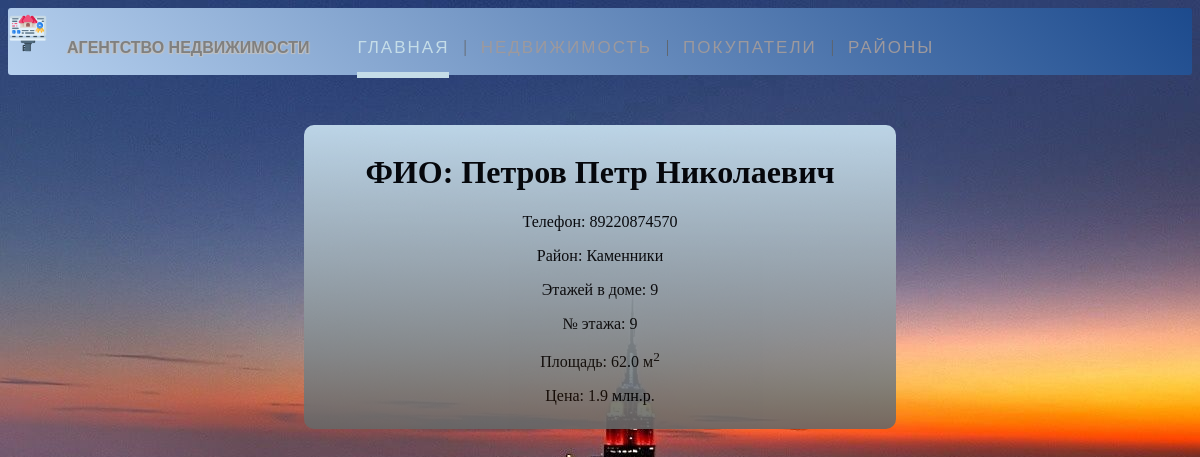
Before: /sellers/5 with the older database file.
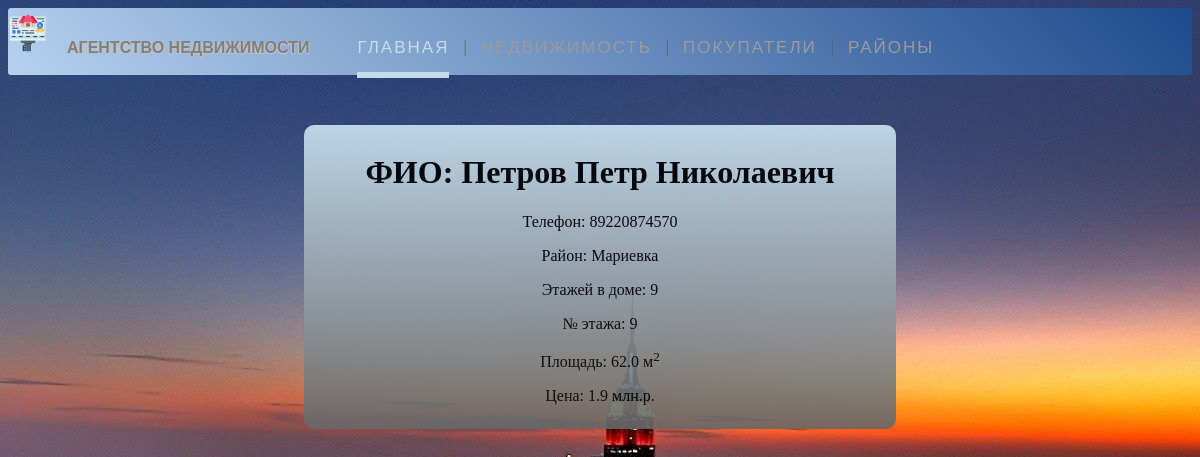
After: the same page with the newer database file.
### webApp/models.py (models this page shows)
class Directory(models.Model):
    id = models.AutoField('id', primary_key=True)
    name_district = models.CharField('Район', max_length=60)
    class Meta:
        verbose_name = 'Район'
        verbose_name_plural = 'Районы'

### webApp/views.py (the view)
# urls.py: path('sellers/<int:pk>', views.sellersDetail, name='seller-detail'),
def sellersDetail(request, pk):
    sellers = Sellers.objects.get(id=pk)
    form = {
        'fio': sellers.fio,
        'phone': sellers.phone,
        'district': Directory.objects.filter(id=sellers.id_district)[0].name_district,
        'number_floors': sellers.number_floors,
        'number_sell_floor': sellers.number_sell_floor,
        'area': sellers.area,
        'price': sellers.price
    }
    return render(request, 'webApp/details_sellers.html', {"form": form})

### webApp/templates/webApp/details_sellers.html (shortened to what this page needs)
{% extends 'webApp/base.html' %}
{% block content %}
    <div class="details-seller">
        <h1>ФИО: {{ form.fio }}</h1>
        <p>Телефон: {{ form.phone }}</p>
        <p>Район: {{ form.district }}</p>
        <p>Этажей в доме: {{ form.number_floors  }}</p>
        <p>№ этажа: {{ form.number_sell_floor }}</p>
        <p>Площадь: {{ form.area }}  м<sup>2</sup></p>
        <p>Цена: {{ form.price }}  млн.р.</p>
    </div>
{% endblock %}

Changed rows visible on the page:
no longer on this page (row unchanged): Directory: district "Каменники"
added Directory: district "Мариевка"
